Frame 1 (no input): blank canvas, image omitted
Frame 60 (no input): blank canvas, image omitted
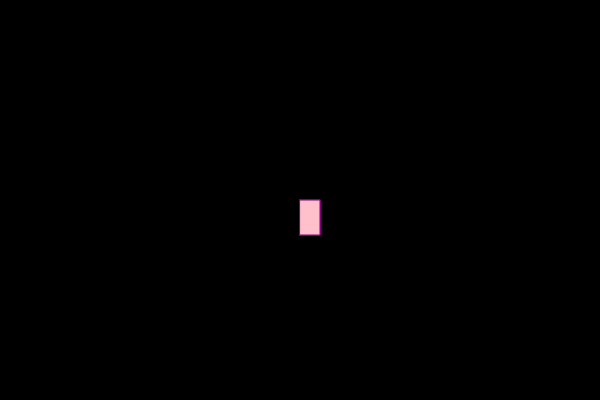
Frame 120 (the mouse pressed at the canvas centre since frame 60)

The p5.js sketch whose frames 1 and 60 were blank and that drew this single picture after the mouse press (run headless with seeded random() and noise() and a simulated clock; from frame 60 on, the mouse is pressed at the canvas centre):

// p5.js sketch
// ── sketch.js
function setup() {
    createCanvas(600, 400 );
    background("black");
  }
  
  function draw() {
    stroke ("purple")
    fill ("pink");
    
    // console.log(mouseIsPressed);
   
    if (mouseIsPressed) {
    rect (mouseX,mouseY,20,35);
  }
  } 
